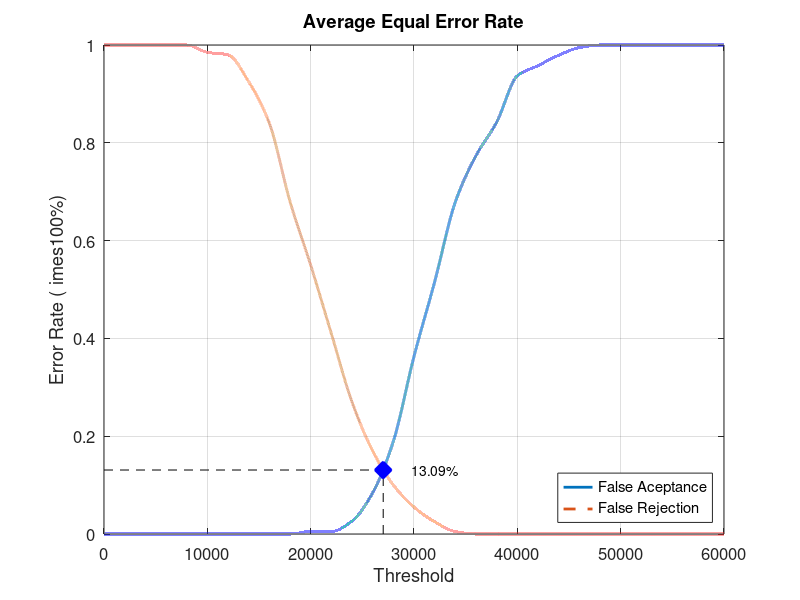
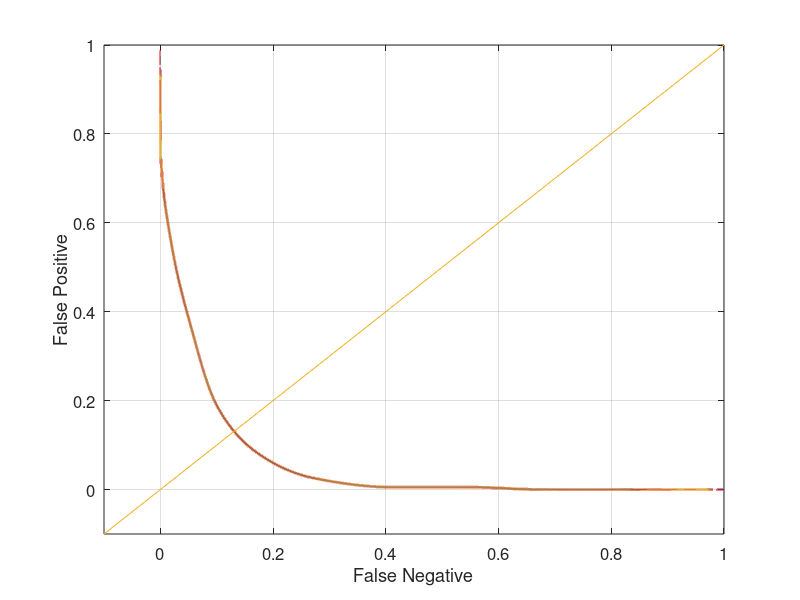

Source code (MATLAB) for these figures, in order:
close all;
clear;
clc;
x = 0:2000:60000;
xq = 0:0.5:60000;

y0 = [0 0 0 0 0 0 0 0 0 0 0.00526316 0.00526316 0.0263158 0.0842105 0.189474 0.363158 0.515789 0.678947 0.773684 0.842105 0.936842 0.957895 0.978947 0.994737 1 1 1 1 1 1 1]
yy0 = interp1(x, y0, xq, 'pchip');
y1 = [1 1 1 1 1 0.985 0.98 0.925 0.84 0.68 0.55 0.41 0.27 0.17 0.1 0.055 0.025 0.005 0 0 0 0 0 0 0 0 0 0 0 0 0]
yy1 = interp1(x, y1, xq, 'pchip');

% Calculating EER: 
y2 = abs(y0 - y1);
find(y2 == min(y2))
yy2 = abs(yy0 - yy1);
xEER = find(yy2 == min(yy2));
xEERIndex = xq(xEER) % X-axis EER
yEER = yy0(xEER) % Y-axis EER

main = figure
plot(xq, yy0,'-','LineWidth', 2);	hold on
plot(xq, yy1,'--','LineWidth', 2);	hold on
plot([xEERIndex xEERIndex], [0 yEER], 'k--');	hold on
plot([0 xEERIndex], [yEER yEER], 'k--');	hold on
plot(xEERIndex, yEER, 'bx', 'LineWidth', 10);	hold on
text(xEERIndex + 10 * xEERIndex / 100, yEER, [num2str(round((10000 * yEER)) / 100) '%'])
legend('False Aceptance', 'False Rejection', 'Location', 'SouthEast')
xlabel('Threshold')
ylabel('Error Rate (	imes100%)')
title('Average Equal Error Rate')
set(gca, 'FontSize', 12)
axis([0 60000 0 1])
grid on

print(main, 'Database1_3Main', '-dpng');
FNRxFPR = figure('Color', [1 1 1]);
plot(yy1, yy0, '-', yy1, yy0, 'LineWidth', 2);
hold on
y = -0.1:0.1:1
plot(y, y); 
set(gca, 'FontSize', 12)
xlabel('False Negative')
ylabel('False Positive')
axis([-0.1 1 -0.1 1])
set(gca, 'FontSize', 12)
grid on

print(FNRxFPR, 'Database1_3FNRxFPR','-dpng');
